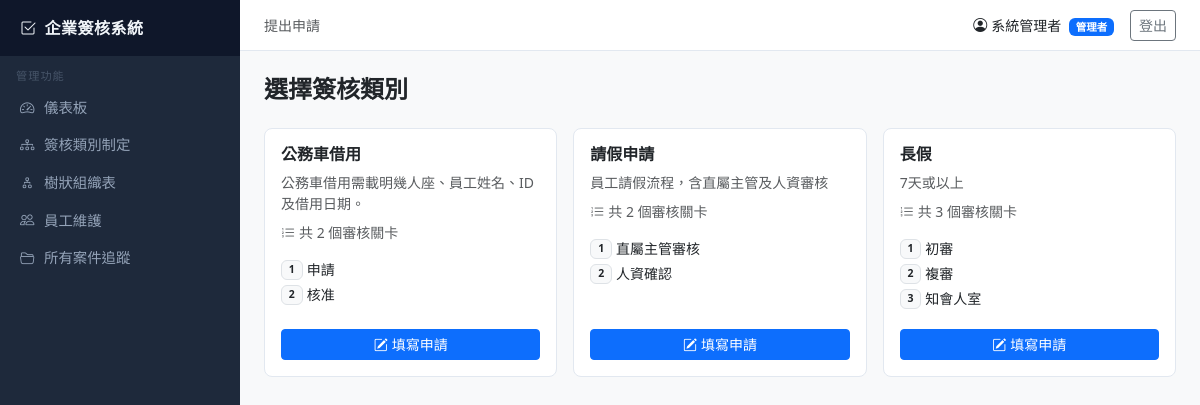
Page /apply/ (signed in) on the committed database.
### core/models.py (models this page shows, shortened)
class Employee(models.Model):
    user = models.OneToOneField(User, on_delete=models.CASCADE, related_name="employee", null=True, blank=True)
    name = models.CharField(max_length=100)
    email = models.EmailField(unique=True)
    tel = models.CharField(max_length=20, blank=True)
    department_code = models.CharField(max_length=50, blank=True)
    is_admin = models.BooleanField(default=False)
    created_at = models.DateTimeField(auto_now_add=True)
    class Meta:
        verbose_name = "員工"
        verbose_name_plural = "員工"

class WorkflowCategory(models.Model):
    name = models.CharField(max_length=200)
    description = models.TextField(blank=True)
    num_levels = models.PositiveIntegerField(default=1, verbose_name="審核層級數")
    created_at = models.DateTimeField(auto_now_add=True)
    class Meta:
        verbose_name = "簽核類別"
        verbose_name_plural = "簽核類別"

class WorkflowStep(models.Model):
    APPROVER_TYPE_CHOICES = [
        ("direct_manager", "直屬主管"),   # 依申請人部門沿組織樹向上找對應層級主管
        ("dept_manager", "部門主管"),      # 指定部門的主管，或申請人的上一級部門主管
        ("specific_employee", "指定人員"), # 固定指定某位員工
    ]
    category = models.ForeignKey(WorkflowCategory, on_delete=models.CASCADE, related_name="steps")
    step_number = models.PositiveIntegerField()
    name = models.CharField(max_length=200)
    approver_type = models.CharField(max_length=50, choices=APPROVER_TYPE_CHOICES)
    specific_approver = models.ForeignKey(
        Employee, on_delete=models.SET_NULL, null=True, blank=True, related_name="assigned_steps"
    )
    specific_dept = models.CharField(max_length=50, blank=True, verbose_name="指定部門")
    is_parallel = models.BooleanField(default=False, verbose_name="並簽")
    class Meta:
        ordering = ["step_number"]
        unique_together = [["category", "step_number"]]
        verbose_name = "簽核步驟"
        verbose_name_plural = "簽核步驟"

### core/views/user_views.py (the view)
# urls.py: path("apply/", user_views.apply_select_workflow, name="apply_select"),
@employee_required
def apply_select_workflow(request):
    workflows = WorkflowCategory.objects.prefetch_related("steps").order_by("name")
    return render(request, "user/apply_select.html", {"workflows": workflows})

### templates/user/apply_select.html (shortened to what this page needs)
{% extends "base.html" %}
{% block breadcrumb %}提出申請{% endblock %}
{% block content %}
<h4 class="fw-bold mb-4">選擇簽核類別</h4>
<div class="row g-3">
  {% for wf in workflows %}
  <div class="col-md-4">
    <div class="card h-100 p-3">
      <h6 class="fw-semibold">{{ wf.name }}</h6>
      {% if wf.description %}<p class="text-muted small mb-2">{{ wf.description }}</p>{% endif %}
      <div class="small text-muted mb-3">
        <i class="bi bi-list-ol me-1"></i>共 {{ wf.steps.count }} 個審核關卡
      </div>
      {% if wf.steps.count %}
      <div class="mb-3">
        {% for step in wf.steps.all %}
        <div class="d-flex align-items-center gap-1 small mb-1">
          <span class="badge bg-light text-dark border">{{ step.step_number }}</span>
          {{ step.name }}
        </div>
        {% endfor %}
      </div>
      {% endif %}
      <a href="{% url 'apply_form' wf.pk %}" class="btn btn-primary btn-sm mt-auto">
        <i class="bi bi-pencil-square me-1"></i>填寫申請
      </a>
    </div>
  </div>
  {% empty %}
  <div class="col-12">
    <div class="alert alert-info">目前尚無可申請的簽核類別，請聯絡系統管理者。</div>
  </div>
  {% endfor %}
</div>
{% endblock %}

### templates/base.html (shortened to what this page needs)
<!DOCTYPE html>
<html lang="zh-Hant">
<head>
  <link rel="stylesheet" href="https://cdn.jsdelivr.net/npm/bootstrap@5.3.3/dist/css/bootstrap.min.css">
  <link rel="stylesheet" href="https://cdn.jsdelivr.net/npm/bootstrap-icons@1.11.3/font/bootstrap-icons.css">
</head>
<body>
{% if user.is_authenticated %}
{% with emp=user.employee %}
<div class="sidebar">
  <div class="brand"><i class="bi bi-check2-square me-2"></i>企業簽核系統</div>
  {% if emp.is_admin %}
  <div class="nav-section">管理功能</div>
  <a href="{% url 'admin_dashboard' %}" class="nav-link {% if request.resolver_match.url_name == 'admin_dashboard' %}active{% endif %}">
    <i class="bi bi-speedometer2"></i> 儀表板
  </a>
  <a href="{% url 'workflow_list' %}" class="nav-link {% if 'workflow' in request.resolver_match.url_name %}active{% endif %}">
    <i class="bi bi-diagram-3"></i> 簽核類別制定
  </a>
  <a href="{% url 'org_tree' %}" class="nav-link {% if request.resolver_match.url_name == 'org_tree' %}active{% endif %}">
    <i class="bi bi-diagram-2"></i> 樹狀組織表
  </a>
  <a href="{% url 'employee_list' %}" class="nav-link {% if 'employee' in request.resolver_match.url_name %}active{% endif %}">
    <i class="bi bi-people"></i> 員工維護
  </a>
  <a href="{% url 'admin_case_list' %}" class="nav-link {% if 'admin_case' in request.resolver_match.url_name %}active{% endif %}">
    <i class="bi bi-folder2-open"></i> 所有案件追蹤
  </a>
  {% endif %}
</div>
<div class="topbar">
  <span class="text-muted small">{% block breadcrumb %}{% endblock %}</span>
  <div class="d-flex align-items-center gap-3">
    <span class="small"><i class="bi bi-person-circle me-1"></i>{{ emp.name }}
      {% if emp.is_admin %}<span class="badge bg-primary ms-1">管理者</span>{% endif %}
    </span>
    <a href="{% url 'logout' %}" class="btn btn-sm btn-outline-secondary">登出</a>
  </div>
</div>
{% endwith %}
{% endif %}
<div class="main-content">
  {% block content %}{% endblock %}
</div>
</body>
</html>

### templates/base.html (style rules this page uses)
body { background-color: #f8f9fa; }
.sidebar { width: 240px; min-height: 100vh; background: #1e293b; color: #94a3b8; position: fixed; top: 0; left: 0; padding-top: 0; z-index: 100; overflow-y: auto; }
.sidebar .brand { background: #0f172a; padding: 1rem 1.25rem; font-size: 1rem; font-weight: 700; color: #f1f5f9; letter-spacing: 0.5px; }
.sidebar .nav-section { padding: 0.75rem 1rem 0.25rem; font-size: 0.7rem; text-transform: uppercase; letter-spacing: 1px; color: #475569; }
.sidebar .nav-link { color: #94a3b8; padding: 0.5rem 1.25rem; display: flex; align-items: center; gap: 0.6rem; font-size: 0.9rem; border-radius: 0; transition: all 0.15s; }
.main-content { margin-left: 240px; padding: 1.5rem; min-height: 100vh; }
.topbar { background: #fff; border-bottom: 1px solid #e2e8f0; padding: 0.6rem 1.5rem; margin-left: 240px; position: sticky; top: 0; z-index: 99; display: flex; justify-content: space-between; align-items: center; }
.card { border: 1px solid #e2e8f0; border-radius: 0.5rem; }

### rows in the picture
Employee: name "系統管理者"
WorkflowCategory: name "公務車借用", description "公務車借用需載明幾人座、員工姓名、ID及借用日期。", steps.count "2"
WorkflowStep: step_number "1", name "申請"
WorkflowStep: step_number "2", name "核准"
WorkflowCategory: name "請假申請", description "員工請假流程，含直屬主管及人資審核", steps.count "2"
WorkflowStep: step_number "1", name "直屬主管審核"
WorkflowStep: step_number "2", name "人資確認"
WorkflowCategory: name "長假", description "7天或以上", steps.count "3"
WorkflowStep: step_number "1", name "初審"
WorkflowStep: step_number "2", name "複審"
WorkflowStep: step_number "3", name "知會人室"
